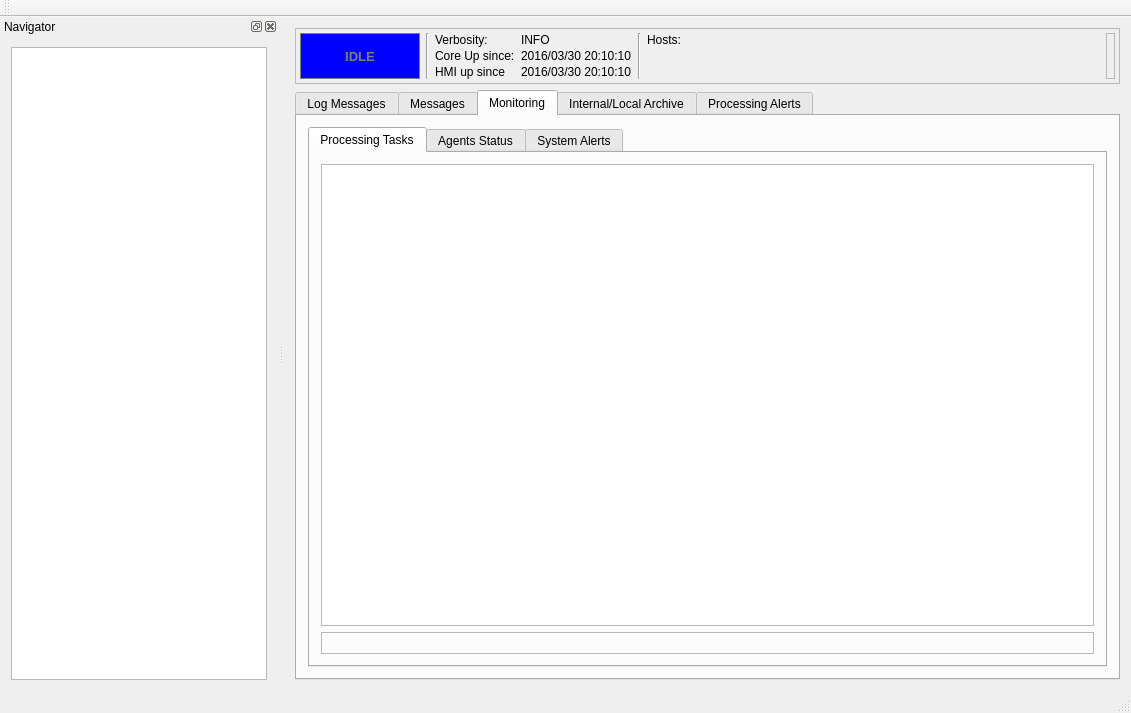
<?xml version="1.0" encoding="UTF-8"?>
<ui version="4.0">
 <class>MainWindow</class>
 <widget class="QMainWindow" name="MainWindow">
  <property name="geometry">
   <rect>
    <x>0</x>
    <y>0</y>
    <width>1131</width>
    <height>713</height>
   </rect>
  </property>
  <property name="windowTitle">
   <string>MainWindow</string>
  </property>
  <widget class="QWidget" name="centralWidget">
   <layout class="QVBoxLayout" name="verticalLayout_2">
    <item>
     <widget class="QFrame" name="frame">
      <property name="frameShape">
       <enum>QFrame::StyledPanel</enum>
      </property>
      <property name="frameShadow">
       <enum>QFrame::Raised</enum>
      </property>
      <layout class="QHBoxLayout" name="horizontalLayout_4">
       <property name="leftMargin">
        <number>4</number>
       </property>
       <property name="topMargin">
        <number>4</number>
       </property>
       <property name="rightMargin">
        <number>4</number>
       </property>
       <property name="bottomMargin">
        <number>4</number>
       </property>
       <item>
        <widget class="QLabel" name="lblSysStatus">
         <property name="minimumSize">
          <size>
           <width>120</width>
           <height>0</height>
          </size>
         </property>
         <property name="font">
          <font>
           <pointsize>10</pointsize>
           <weight>75</weight>
           <bold>true</bold>
          </font>
         </property>
         <property name="styleSheet">
          <string notr="true">QLabel { background-color : blue; color : grey; }</string>
         </property>
         <property name="frameShape">
          <enum>QFrame::Box</enum>
         </property>
         <property name="text">
          <string>IDLE</string>
         </property>
         <property name="alignment">
          <set>Qt::AlignCenter</set>
         </property>
        </widget>
       </item>
       <item>
        <widget class="Line" name="line">
         <property name="orientation">
          <enum>Qt::Vertical</enum>
         </property>
        </widget>
       </item>
       <item>
        <layout class="QFormLayout" name="formLayout">
         <property name="verticalSpacing">
          <number>2</number>
         </property>
         <item row="0" column="0">
          <widget class="QLabel" name="label_5">
           <property name="text">
            <string>Verbosity:</string>
           </property>
           <property name="alignment">
            <set>Qt::AlignLeading|Qt::AlignLeft|Qt::AlignTop</set>
           </property>
          </widget>
         </item>
         <item row="0" column="1">
          <widget class="QLabel" name="lblVerbosity">
           <property name="text">
            <string>INFO</string>
           </property>
           <property name="alignment">
            <set>Qt::AlignLeading|Qt::AlignLeft|Qt::AlignTop</set>
           </property>
          </widget>
         </item>
         <item row="1" column="0">
          <widget class="QLabel" name="label_6">
           <property name="text">
            <string>Core Up since:</string>
           </property>
           <property name="alignment">
            <set>Qt::AlignLeading|Qt::AlignLeft|Qt::AlignTop</set>
           </property>
          </widget>
         </item>
         <item row="1" column="1">
          <widget class="QLabel" name="lblUptime">
           <property name="text">
            <string>2016/03/30 20:10:10</string>
           </property>
           <property name="alignment">
            <set>Qt::AlignLeading|Qt::AlignLeft|Qt::AlignTop</set>
           </property>
          </widget>
         </item>
         <item row="2" column="0">
          <widget class="QLabel" name="label_2">
           <property name="text">
            <string>HMI up since</string>
           </property>
          </widget>
         </item>
         <item row="2" column="1">
          <widget class="QLabel" name="lblUptimeHMI">
           <property name="text">
            <string>2016/03/30 20:10:10</string>
           </property>
          </widget>
         </item>
        </layout>
       </item>
       <item>
        <widget class="Line" name="line_3">
         <property name="orientation">
          <enum>Qt::Vertical</enum>
         </property>
        </widget>
       </item>
       <item>
        <layout class="QHBoxLayout" name="horizontalLayout_3">
         <item>
          <widget class="QLabel" name="label">
           <property name="text">
            <string>Hosts:</string>
           </property>
           <property name="alignment">
            <set>Qt::AlignLeading|Qt::AlignLeft|Qt::AlignTop</set>
           </property>
          </widget>
         </item>
         <item>
          <widget class="QLabel" name="lblHosts">
           <property name="font">
            <font>
             <underline>true</underline>
            </font>
           </property>
           <property name="text">
            <string>&lt;hosts&gt;</string>
           </property>
           <property name="alignment">
            <set>Qt::AlignLeading|Qt::AlignLeft|Qt::AlignTop</set>
           </property>
          </widget>
         </item>
         <item>
          <widget class="QLabel" name="lblNodes">
           <property name="text">
            <string>&lt;nodes&gt;</string>
           </property>
           <property name="alignment">
            <set>Qt::AlignLeading|Qt::AlignLeft|Qt::AlignTop</set>
           </property>
          </widget>
         </item>
        </layout>
       </item>
       <item>
        <spacer name="horizontalSpacer">
         <property name="orientation">
          <enum>Qt::Horizontal</enum>
         </property>
         <property name="sizeHint" stdset="0">
          <size>
           <width>680</width>
           <height>20</height>
          </size>
         </property>
        </spacer>
       </item>
       <item>
        <widget class="QLabel" name="lblSystemIcon">
         <property name="maximumSize">
          <size>
           <width>169</width>
           <height>48</height>
          </size>
         </property>
         <property name="frameShape">
          <enum>QFrame::StyledPanel</enum>
         </property>
         <property name="text">
          <string/>
         </property>
         <property name="pixmap">
          <pixmap resource="configtool.qrc">:/img/img/QPF.png</pixmap>
         </property>
         <property name="scaledContents">
          <bool>true</bool>
         </property>
        </widget>
       </item>
      </layout>
     </widget>
    </item>
    <item>
     <widget class="QTabWidget" name="tabMainWgd">
      <property name="accessibleName">
       <string>Main</string>
      </property>
      <property name="currentIndex">
       <number>2</number>
      </property>
      <property name="movable">
       <bool>true</bool>
      </property>
      <widget class="QWidget" name="tabpgLog">
       <attribute name="title">
        <string>Log Messages</string>
       </attribute>
       <layout class="QVBoxLayout" name="verticalLayout_3">
        <item>
         <widget class="QMdiArea" name="mdiArea">
          <property name="font">
           <font>
            <pointsize>8</pointsize>
           </font>
          </property>
          <property name="activationOrder">
           <enum>QMdiArea::CreationOrder</enum>
          </property>
          <property name="viewMode">
           <enum>QMdiArea::TabbedView</enum>
          </property>
          <property name="documentMode">
           <bool>true</bool>
          </property>
          <property name="tabsClosable">
           <bool>false</bool>
          </property>
          <property name="tabsMovable">
           <bool>true</bool>
          </property>
          <property name="tabShape">
           <enum>QTabWidget::Triangular</enum>
          </property>
          <property name="tabPosition">
           <enum>QTabWidget::South</enum>
          </property>
         </widget>
        </item>
       </layout>
      </widget>
      <widget class="QWidget" name="tabTx">
       <attribute name="title">
        <string>Messages</string>
       </attribute>
       <layout class="QVBoxLayout" name="verticalLayout_6">
        <item>
         <widget class="QTableView" name="tblvwTx"/>
        </item>
       </layout>
      </widget>
      <widget class="QWidget" name="tabpgMonit">
       <attribute name="title">
        <string>Monitoring</string>
       </attribute>
       <layout class="QVBoxLayout" name="verticalLayout_12">
        <property name="spacing">
         <number>0</number>
        </property>
        <item>
         <widget class="QTabWidget" name="tabwdgMonitPages">
          <property name="accessibleName">
           <string>Monit</string>
          </property>
          <property name="currentIndex">
           <number>0</number>
          </property>
          <widget class="QWidget" name="tabProcTasks">
           <attribute name="title">
            <string>Processing Tasks</string>
           </attribute>
           <layout class="QVBoxLayout" name="verticalLayout_5">
            <item>
             <widget class="QTableView" name="tblvwTaskMonit">
              <property name="tabKeyNavigation">
               <bool>true</bool>
              </property>
             </widget>
            </item>
            <item>
             <widget class="QFrame" name="frame_3">
              <property name="frameShape">
               <enum>QFrame::StyledPanel</enum>
              </property>
              <property name="frameShadow">
               <enum>QFrame::Raised</enum>
              </property>
              <layout class="QHBoxLayout" name="horizontalLayout">
               <property name="spacing">
                <number>6</number>
               </property>
               <property name="leftMargin">
                <number>0</number>
               </property>
               <property name="topMargin">
                <number>0</number>
               </property>
               <property name="rightMargin">
                <number>0</number>
               </property>
               <property name="bottomMargin">
                <number>0</number>
               </property>
               <item>
                <spacer name="horizontalSpacer_14">
                 <property name="orientation">
                  <enum>Qt::Horizontal</enum>
                 </property>
                 <property name="sizeHint" stdset="0">
                  <size>
                   <width>40</width>
                   <height>20</height>
                  </size>
                 </property>
                </spacer>
               </item>
               <item>
                <widget class="QLabel" name="lblLastUpdate">
                 <property name="font">
                  <font>
                   <pointsize>8</pointsize>
                  </font>
                 </property>
                 <property name="text">
                  <string/>
                 </property>
                </widget>
               </item>
              </layout>
             </widget>
            </item>
           </layout>
          </widget>
          <widget class="QWidget" name="tab_2">
           <attribute name="title">
            <string>Agents Status</string>
           </attribute>
           <layout class="QVBoxLayout" name="verticalLayout">
            <item>
             <widget class="QScrollArea" name="scrollAreaAgents">
              <property name="widgetResizable">
               <bool>true</bool>
              </property>
              <widget class="QWidget" name="scrollAreaWidgetContents">
               <property name="geometry">
                <rect>
                 <x>0</x>
                 <y>0</y>
                 <width>98</width>
                 <height>28</height>
                </rect>
               </property>
              </widget>
             </widget>
            </item>
           </layout>
          </widget>
          <widget class="QWidget" name="tabAlerts">
           <attribute name="title">
            <string>System Alerts</string>
           </attribute>
           <layout class="QVBoxLayout" name="verticalLayout_9">
            <item>
             <widget class="QTableView" name="tblvwSysAlerts">
              <property name="tabKeyNavigation">
               <bool>true</bool>
              </property>
             </widget>
            </item>
            <item>
             <widget class="QFrame" name="frame_4">
              <property name="frameShape">
               <enum>QFrame::StyledPanel</enum>
              </property>
              <property name="frameShadow">
               <enum>QFrame::Raised</enum>
              </property>
              <layout class="QHBoxLayout" name="horizontalLayout_2">
               <property name="spacing">
                <number>6</number>
               </property>
               <property name="leftMargin">
                <number>0</number>
               </property>
               <property name="topMargin">
                <number>0</number>
               </property>
               <property name="rightMargin">
                <number>0</number>
               </property>
               <property name="bottomMargin">
                <number>0</number>
               </property>
               <item>
                <spacer name="horizontalSpacer_15">
                 <property name="orientation">
                  <enum>Qt::Horizontal</enum>
                 </property>
                 <property name="sizeHint" stdset="0">
                  <size>
                   <width>40</width>
                   <height>20</height>
                  </size>
                 </property>
                </spacer>
               </item>
               <item>
                <widget class="QLabel" name="lblAlertsMsg">
                 <property name="font">
                  <font>
                   <pointsize>8</pointsize>
                  </font>
                 </property>
                 <property name="text">
                  <string/>
                 </property>
                </widget>
               </item>
              </layout>
             </widget>
            </item>
           </layout>
          </widget>
         </widget>
        </item>
       </layout>
      </widget>
      <widget class="QWidget" name="tabpgArchive">
       <attribute name="title">
        <string>Internal/Local Archive</string>
       </attribute>
       <layout class="QVBoxLayout" name="verticalLayout_13">
        <property name="spacing">
         <number>2</number>
        </property>
        <item>
         <widget class="QTabWidget" name="tabwdgArchViews">
          <property name="accessibleName">
           <string>LocalArch</string>
          </property>
          <property name="currentIndex">
           <number>0</number>
          </property>
          <property name="tabBarAutoHide">
           <bool>true</bool>
          </property>
          <widget class="QWidget" name="tabLocArch">
           <attribute name="title">
            <string>Local Archive</string>
           </attribute>
           <layout class="QVBoxLayout" name="verticalLayout_10">
            <property name="spacing">
             <number>2</number>
            </property>
            <property name="leftMargin">
             <number>0</number>
            </property>
            <property name="topMargin">
             <number>0</number>
            </property>
            <property name="rightMargin">
             <number>0</number>
            </property>
            <property name="bottomMargin">
             <number>0</number>
            </property>
            <item>
             <widget class="Frm_FilterSet" name="wdgFilters" native="true"/>
            </item>
            <item>
             <layout class="QVBoxLayout" name="verticalLayout_8">
              <property name="spacing">
               <number>2</number>
              </property>
              <item>
               <widget class="QTreeView" name="treevwArchive">
                <property name="accessibleName">
                 <string/>
                </property>
                <property name="selectionMode">
                 <enum>QAbstractItemView::SingleSelection</enum>
                </property>
               </widget>
              </item>
              <item>
               <widget class="QFrame" name="frame_2">
                <property name="frameShape">
                 <enum>QFrame::StyledPanel</enum>
                </property>
                <property name="frameShadow">
                 <enum>QFrame::Raised</enum>
                </property>
                <layout class="QHBoxLayout" name="horizontalLayout_6" stretch="0,2,2,0,1,2,0,0,0,0,0,0,100">
                 <property name="spacing">
                  <number>1</number>
                 </property>
                 <property name="leftMargin">
                  <number>0</number>
                 </property>
                 <property name="topMargin">
                  <number>0</number>
                 </property>
                 <property name="rightMargin">
                  <number>0</number>
                 </property>
                 <property name="bottomMargin">
                  <number>0</number>
                 </property>
                 <item>
                  <widget class="QToolButton" name="tbtnArchRefresh">
                   <property name="minimumSize">
                    <size>
                     <width>22</width>
                     <height>22</height>
                    </size>
                   </property>
                   <property name="maximumSize">
                    <size>
                     <width>22</width>
                     <height>22</height>
                    </size>
                   </property>
                   <property name="toolTip">
                    <string extracomment="Update this view">Update the products tree list</string>
                   </property>
                   <property name="text">
                    <string/>
                   </property>
                   <property name="icon">
                    <iconset resource="jsontree.qrc">
                     <normaloff>:/img/refresh.png</normaloff>:/img/refresh.png</iconset>
                   </property>
                   <property name="toolButtonStyle">
                    <enum>Qt::ToolButtonIconOnly</enum>
                   </property>
                  </widget>
                 </item>
                 <item>
                  <widget class="QToolButton" name="tbtnArchExpand">
                   <property name="minimumSize">
                    <size>
                     <width>22</width>
                     <height>22</height>
                    </size>
                   </property>
                   <property name="maximumSize">
                    <size>
                     <width>22</width>
                     <height>22</height>
                    </size>
                   </property>
                   <property name="toolTip">
                    <string extracomment="Expand all branches">Expand all levels in the products tree</string>
                   </property>
                   <property name="text">
                    <string/>
                   </property>
                   <property name="icon">
                    <iconset resource="jsontree.qrc">
                     <normaloff>:/img/expand.png</normaloff>:/img/expand.png</iconset>
                   </property>
                  </widget>
                 </item>
                 <item>
                  <widget class="QToolButton" name="tbtnArchCollapse">
                   <property name="minimumSize">
                    <size>
                     <width>22</width>
                     <height>22</height>
                    </size>
                   </property>
                   <property name="maximumSize">
                    <size>
                     <width>22</width>
                     <height>22</height>
                    </size>
                   </property>
                   <property name="toolTip">
                    <string extracomment="Collapse all branches">Collapse all levels in the products tree</string>
                   </property>
                   <property name="text">
                    <string/>
                   </property>
                   <property name="icon">
                    <iconset resource="jsontree.qrc">
                     <normaloff>:/img/collapse.png</normaloff>:/img/collapse.png</iconset>
                   </property>
                   <property name="toolButtonStyle">
                    <enum>Qt::ToolButtonIconOnly</enum>
                   </property>
                   <property name="arrowType">
                    <enum>Qt::NoArrow</enum>
                   </property>
                  </widget>
                 </item>
                 <item>
                  <widget class="QToolButton" name="tbtnResize">
                   <property name="minimumSize">
                    <size>
                     <width>22</width>
                     <height>22</height>
                    </size>
                   </property>
                   <property name="maximumSize">
                    <size>
                     <width>22</width>
                     <height>22</height>
                    </size>
                   </property>
                   <property name="text">
                    <string>Resize columns to contents</string>
                   </property>
                   <property name="icon">
                    <iconset resource="jsontree.qrc">
                     <normaloff>:/img/resize.png</normaloff>:/img/resize.png</iconset>
                   </property>
                  </widget>
                 </item>
                 <item>
                  <spacer name="horizontalSpacer_3">
                   <property name="orientation">
                    <enum>Qt::Horizontal</enum>
                   </property>
                   <property name="sizeHint" stdset="0">
                    <size>
                     <width>40</width>
                     <height>20</height>
                    </size>
                   </property>
                  </spacer>
                 </item>
                 <item>
                  <widget class="QCheckBox" name="chkboxRefresh">
                   <property name="toolTip">
                    <string extracomment="Toggle automatic update of this view">If activated, sets automatic update of the products tree from the DB content</string>
                   </property>
                   <property name="text">
                    <string>Auto update</string>
                   </property>
                  </widget>
                 </item>
                 <item>
                  <widget class="QCheckBox" name="chkboxExpand">
                   <property name="toolTip">
                    <string extracomment="Toggle automatic update of this view">If activated, expands all groups upon updates</string>
                   </property>
                   <property name="text">
                    <string>Auto expand</string>
                   </property>
                  </widget>
                 </item>
                 <item>
                  <widget class="QCheckBox" name="chkboxResize">
                   <property name="toolTip">
                    <string extracomment="Toggle automatic update of this view">If activated, columns are resized to their contents upon updates</string>
                   </property>
                   <property name="text">
                    <string>Auto resize</string>
                   </property>
                  </widget>
                 </item>
                 <item>
                  <widget class="QPushButton" name="btnMultiselect">
                   <property name="text">
                    <string>Multiselect</string>
                   </property>
                   <property name="checkable">
                    <bool>true</bool>
                   </property>
                  </widget>
                 </item>
                 <item>
                  <widget class="QToolButton" name="tbtnFilter">
                   <property name="minimumSize">
                    <size>
                     <width>22</width>
                     <height>22</height>
                    </size>
                   </property>
                   <property name="maximumSize">
                    <size>
                     <width>22</width>
                     <height>22</height>
                    </size>
                   </property>
                   <property name="toolTip">
                    <string>Display filter definition panel</string>
                   </property>
                   <property name="text">
                    <string/>
                   </property>
                   <property name="icon">
                    <iconset resource="icon.qrc">
                     <normaloff>:/img/filter.png</normaloff>:/img/filter.png</iconset>
                   </property>
                   <property name="checkable">
                    <bool>true</bool>
                   </property>
                  </widget>
                 </item>
                 <item>
                  <spacer name="horizontalSpacer_4">
                   <property name="orientation">
                    <enum>Qt::Horizontal</enum>
                   </property>
                   <property name="sizeHint" stdset="0">
                    <size>
                     <width>40</width>
                     <height>20</height>
                    </size>
                   </property>
                  </spacer>
                 </item>
                 <item>
                  <widget class="QPushButton" name="pushButton">
                   <property name="text">
                    <string>Report Filtering</string>
                   </property>
                  </widget>
                 </item>
                 <item>
                  <spacer name="horizontalSpacer_2">
                   <property name="orientation">
                    <enum>Qt::Horizontal</enum>
                   </property>
                   <property name="sizeHint" stdset="0">
                    <size>
                     <width>906</width>
                     <height>20</height>
                    </size>
                   </property>
                  </spacer>
                 </item>
                </layout>
               </widget>
              </item>
             </layout>
            </item>
           </layout>
          </widget>
         </widget>
        </item>
       </layout>
      </widget>
      <widget class="QWidget" name="tabpgAlerts">
       <attribute name="title">
        <string>Processing Alerts</string>
       </attribute>
       <layout class="QVBoxLayout" name="verticalLayout_11">
        <item>
         <widget class="QSplitter" name="splitter_2">
          <property name="orientation">
           <enum>Qt::Vertical</enum>
          </property>
          <widget class="Frm_FilterSet" name="wdgAlertFilters" native="true"/>
          <widget class="QWidget" name="layoutWidget1">
           <layout class="QVBoxLayout" name="verticalLayout_4">
            <item>
             <widget class="QTableView" name="tblvwAlerts">
              <property name="tabKeyNavigation">
               <bool>true</bool>
              </property>
             </widget>
            </item>
            <item>
             <widget class="QFrame" name="frame_5">
              <property name="frameShape">
               <enum>QFrame::StyledPanel</enum>
              </property>
              <property name="frameShadow">
               <enum>QFrame::Raised</enum>
              </property>
              <layout class="QHBoxLayout" name="horizontalLayout_5">
               <property name="spacing">
                <number>6</number>
               </property>
               <property name="leftMargin">
                <number>0</number>
               </property>
               <property name="topMargin">
                <number>0</number>
               </property>
               <property name="rightMargin">
                <number>0</number>
               </property>
               <property name="bottomMargin">
                <number>0</number>
               </property>
               <item>
                <widget class="QToolButton" name="tbtnAlertFilter">
                 <property name="toolTip">
                  <string>Display filter definition panel</string>
                 </property>
                 <property name="text">
                  <string/>
                 </property>
                 <property name="icon">
                  <iconset resource="icon.qrc">
                   <normaloff>:/img/filter.png</normaloff>:/img/filter.png</iconset>
                 </property>
                 <property name="checkable">
                  <bool>true</bool>
                 </property>
                </widget>
               </item>
               <item>
                <spacer name="horizontalSpacer_16">
                 <property name="orientation">
                  <enum>Qt::Horizontal</enum>
                 </property>
                 <property name="sizeHint" stdset="0">
                  <size>
                   <width>40</width>
                   <height>20</height>
                  </size>
                 </property>
                </spacer>
               </item>
               <item>
                <widget class="QLabel" name="lblAlertsMsg_2">
                 <property name="font">
                  <font>
                   <pointsize>8</pointsize>
                  </font>
                 </property>
                 <property name="text">
                  <string/>
                 </property>
                </widget>
               </item>
              </layout>
             </widget>
            </item>
           </layout>
          </widget>
         </widget>
        </item>
       </layout>
      </widget>
     </widget>
    </item>
   </layout>
  </widget>
  <widget class="QMenuBar" name="menuBar">
   <property name="geometry">
    <rect>
     <x>0</x>
     <y>0</y>
     <width>1131</width>
     <height>19</height>
    </rect>
   </property>
  </widget>
  <widget class="QToolBar" name="mainToolBar">
   <attribute name="toolBarArea">
    <enum>TopToolBarArea</enum>
   </attribute>
   <attribute name="toolBarBreak">
    <bool>false</bool>
   </attribute>
  </widget>
  <widget class="QStatusBar" name="statusBar"/>
  <widget class="QDockWidget" name="dockNavigator">
   <property name="allowedAreas">
    <set>Qt::LeftDockWidgetArea|Qt::RightDockWidgetArea</set>
   </property>
   <property name="windowTitle">
    <string>Navigator</string>
   </property>
   <attribute name="dockWidgetArea">
    <number>1</number>
   </attribute>
   <widget class="QWidget" name="dockWidgetContents">
    <layout class="QVBoxLayout" name="verticalLayout_7">
     <item>
      <widget class="QListWidget" name="lstwdgNav"/>
     </item>
    </layout>
   </widget>
  </widget>
 </widget>
 <layoutdefault spacing="6" margin="11"/>
 <customwidgets>
  <customwidget>
   <class>Frm_FilterSet</class>
   <extends>QWidget</extends>
   <header>frm_filterset.h</header>
   <container>1</container>
  </customwidget>
 </customwidgets>
 <resources>
  <include location="icon.qrc"/>
  <include location="jsontree.qrc"/>
  <include location="configtool.qrc"/>
  <include location="tx.qrc"/>
  <include location="tb.qrc"/>
  <include location="../../../../../../.designer/backup/configtool.qrc"/>
 </resources>
 <connections>
  <connection>
   <sender>tbtnArchExpand</sender>
   <signal>clicked()</signal>
   <receiver>treevwArchive</receiver>
   <slot>expandAll()</slot>
   <hints>
    <hint type="sourcelabel">
     <x>348</x>
     <y>665</y>
    </hint>
    <hint type="destinationlabel">
     <x>708</x>
     <y>572</y>
    </hint>
   </hints>
  </connection>
  <connection>
   <sender>tbtnArchCollapse</sender>
   <signal>clicked()</signal>
   <receiver>treevwArchive</receiver>
   <slot>collapseAll()</slot>
   <hints>
    <hint type="sourcelabel">
     <x>371</x>
     <y>665</y>
    </hint>
    <hint type="destinationlabel">
     <x>675</x>
     <y>572</y>
    </hint>
   </hints>
  </connection>
  <connection>
   <sender>tbtnArchRefresh</sender>
   <signal>clicked()</signal>
   <receiver>MainWindow</receiver>
   <slot>updateLocalArchModel()</slot>
   <hints>
    <hint type="sourcelabel">
     <x>325</x>
     <y>665</y>
    </hint>
    <hint type="destinationlabel">
     <x>103</x>
     <y>620</y>
    </hint>
   </hints>
  </connection>
  <connection>
   <sender>chkboxRefresh</sender>
   <signal>toggled(bool)</signal>
   <receiver>MainWindow</receiver>
   <slot>setAutomaticUpdateLocalArchModel(bool)</slot>
   <hints>
    <hint type="sourcelabel">
     <x>501</x>
     <y>665</y>
    </hint>
    <hint type="destinationlabel">
     <x>79</x>
     <y>620</y>
    </hint>
   </hints>
  </connection>
  <connection>
   <sender>tbtnFilter</sender>
   <signal>toggled(bool)</signal>
   <receiver>wdgFilters</receiver>
   <slot>setVisible(bool)</slot>
   <hints>
    <hint type="sourcelabel">
     <x>810</x>
     <y>665</y>
    </hint>
    <hint type="destinationlabel">
     <x>970</x>
     <y>160</y>
    </hint>
   </hints>
  </connection>
  <connection>
   <sender>tbtnAlertFilter</sender>
   <signal>toggled(bool)</signal>
   <receiver>wdgAlertFilters</receiver>
   <slot>setVisible(bool)</slot>
   <hints>
    <hint type="sourcelabel">
     <x>325</x>
     <y>668</y>
    </hint>
    <hint type="destinationlabel">
     <x>672</x>
     <y>205</y>
    </hint>
   </hints>
  </connection>
  <connection>
   <sender>tbtnResize</sender>
   <signal>clicked()</signal>
   <receiver>MainWindow</receiver>
   <slot>resizeLocalArch()</slot>
   <hints>
    <hint type="sourcelabel">
     <x>394</x>
     <y>665</y>
    </hint>
    <hint type="destinationlabel">
     <x>277</x>
     <y>535</y>
    </hint>
   </hints>
  </connection>
  <connection>
   <sender>chkboxExpand</sender>
   <signal>clicked(bool)</signal>
   <receiver>MainWindow</receiver>
   <slot>setAutomaticExpandLocalArchModel(bool)</slot>
   <hints>
    <hint type="sourcelabel">
     <x>608</x>
     <y>665</y>
    </hint>
    <hint type="destinationlabel">
     <x>526</x>
     <y>625</y>
    </hint>
   </hints>
  </connection>
  <connection>
   <sender>chkboxResize</sender>
   <signal>clicked(bool)</signal>
   <receiver>MainWindow</receiver>
   <slot>setAutomaticResizeLocalArchModel(bool)</slot>
   <hints>
    <hint type="sourcelabel">
     <x>706</x>
     <y>665</y>
    </hint>
    <hint type="destinationlabel">
     <x>646</x>
     <y>620</y>
    </hint>
   </hints>
  </connection>
  <connection>
   <sender>btnMultiselect</sender>
   <signal>toggled(bool)</signal>
   <receiver>MainWindow</receiver>
   <slot>setMultiselectProducts(bool)</slot>
   <hints>
    <hint type="sourcelabel">
     <x>787</x>
     <y>666</y>
    </hint>
    <hint type="destinationlabel">
     <x>788</x>
     <y>688</y>
    </hint>
   </hints>
  </connection>
  <connection>
   <sender>pushButton</sender>
   <signal>clicked()</signal>
   <receiver>MainWindow</receiver>
   <slot>reportFiltering()</slot>
   <hints>
    <hint type="sourcelabel">
     <x>906</x>
     <y>652</y>
    </hint>
    <hint type="destinationlabel">
     <x>1125</x>
     <y>689</y>
    </hint>
   </hints>
  </connection>
 </connections>
 <slots>
  <slot>localarchViewUpdate()</slot>
  <slot>updateLocalArchModel()</slot>
  <slot>setAutomaticUpdateLocalArchModel(bool)</slot>
  <slot>setFilter()</slot>
  <slot>resizeLocalArch()</slot>
  <slot>setAutomaticExpandLocalArchModel(bool)</slot>
  <slot>setAutomaticResizeLocalArchModel(bool)</slot>
  <slot>setMultiselectProducts(bool)</slot>
  <slot>reportFiltering()</slot>
 </slots>
</ui>
